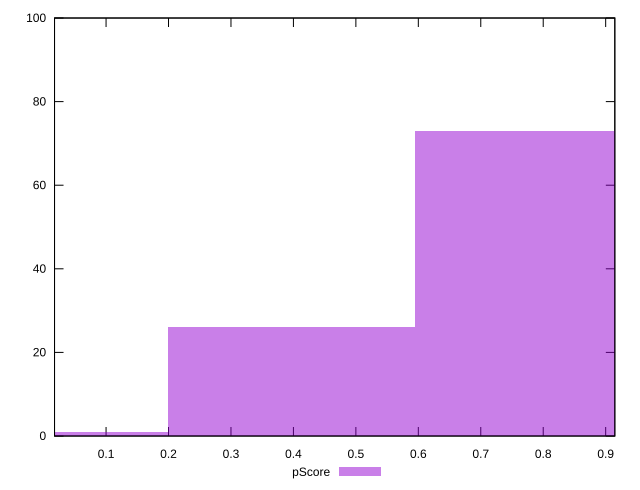

Generate this figure with gnuplot:
reset

$pScore <<EOF
0.396864141392245 26
0.79372828278449 73
0 1
EOF

set key outside below
set boxwidth 0.396864141392245
set xrange [0.017481246450500643:0.9146517814122077]
set yrange [0:100]
set trange [0:100]
set style fill transparent solid 0.5 noborder
set terminal svg size 640, 490 enhanced background rgb 'white'
set output "reprap/cumulative-layout-shift/samples/pages+cached+noexternal+noimg/pScore/histogram.svg"

plot $pScore title "pScore" with boxes

reset
